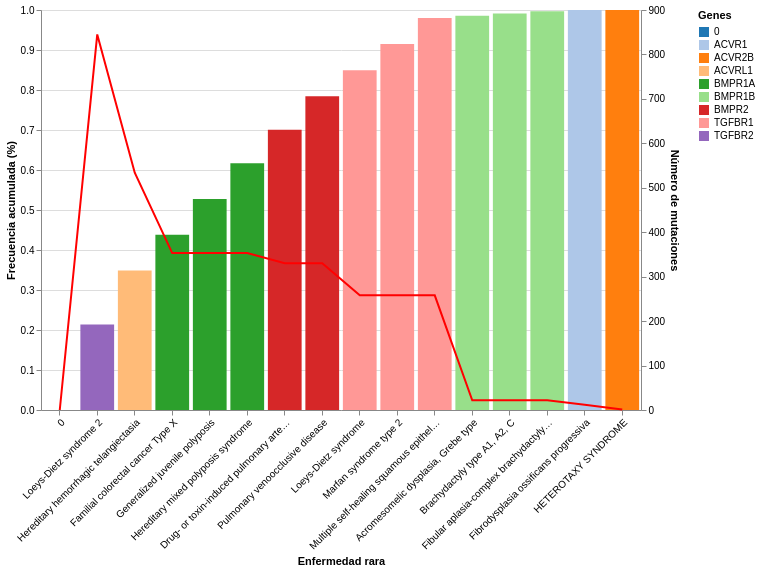

Notebook cell for this chart:
### Code cell
import altair as alt

# Datos
mutation_frequencies = pd.DataFrame({
    'Disease': ['0','Loeys-Dietz syndrome 2', 'Hereditary hemorrhagic telangiectasia', 'Familial colorectal cancer Type X', 
                'Generalized juvenile polyposis', 'Hereditary mixed polyposis syndrome', 
                'Drug- or toxin-induced pulmonary arterial hypertension', 'Pulmonary venoocclusive disease', 
                'Loeys-Dietz syndrome', 'Marfan syndrome type 2', 'Multiple self-healing squamous epithelioma',
                'Acromesomelic dysplasia, Grebe type', 'Brachydactyly type A1, A2, C', 
                'Fibular aplasia-complex brachydactyly syndrome', 'Fibrodysplasia ossificans progressiva', 'HETEROTAXY SYNDROME'],
    'GeneSymbol': ['0','TGFBR2', 'ACVRL1', 'BMPR1A', 'BMPR1A', 'BMPR1A', 'BMPR2', 'BMPR2', 'TGFBR1', 'TGFBR1', 
                   'TGFBR1', 'BMPR1B', 'BMPR1B', 'BMPR1B', 'ACVR1', 'ACVR2B'],
    'mutation_count': [0,845, 534, 353, 353, 353, 330, 330, 258, 258, 258, 22, 22, 22, 12, 1],
    'cum_frequency': [0,845, 1379, 1732, 2085, 2438, 2768, 3098, 3356, 3614, 3872, 3894, 3916, 3938, 3950, 3951],
    '%cum_frequency': [0,0.213870, 0.349026, 0.438370, 0.527715, 0.617059, 0.700582, 0.784105, 0.849405, 0.914705, 
                       0.980005, 0.985573, 0.991141, 0.996710, 0.999747, 1.000000]
})

# Gráfico de barras para número de mutaciones
bars = alt.Chart(mutation_frequencies).mark_bar().encode(
    y=alt.Y('%cum_frequency:Q', axis=alt.Axis(title='Frecuencia acumulada (%)')),
    x=alt.X('Disease:N', sort='y', title='Enfermedad rara', axis=alt.Axis(labelAngle=-45)),
    color=alt.Color('GeneSymbol:N', scale=alt.Scale(scheme='category20'), title='Genes')
).properties(
    width=600,
    height=400
)

# Línea de frecuencia acumulada
line = alt.Chart(mutation_frequencies).mark_line(color='red').encode(
    y=alt.Y('mutation_count:Q', title='Número de mutaciones'),
    x=alt.X('Disease:N', sort='-y')
)

# Combina ambos gráficos, con diferentes escalas en el eje y
combined_chart = alt.layer(bars, line).resolve_scale(
    y='independent'  # Escalas independientes para ambos gráficos
)

combined_chart

### Figure 1 — Vega-Lite specification as saved in the notebook (floating-point values rounded to 4 significant figures)
{"config": {"view": {"continuousWidth": 300, "continuousHeight": 300}}, "layer": [{"mark": {"type": "bar"}, "encoding": {"color": {"field": "GeneSymbol", "scale": {"scheme": "category20"}, "title": "Genes", "type": "nominal"}, "x": {"axis": {"labelAngle": -45}, "field": "Disease", "sort": "y", "title": "Enfermedad rara", "type": "nominal"}, "y": {"axis": {"title": "Frecuencia acumulada (%)"}, "field": "%cum_frequency", "type": "quantitative"}}}, {"mark": {"type": "line", "color": "red"}, "encoding": {"x": {"field": "Disease", "sort": "-y", "type": "nominal"}, "y": {"field": "mutation_count", "title": "Número de mutaciones", "type": "quantitative"}}}], "data": {"name": "data-c14065d80e197b376bb0f7198432663a"}, "height": 400, "resolve": {"scale": {"y": "independent"}}, "width": 600, "$schema": "https://vega.github.io/schema/vega-lite/v5.16.3.json", "datasets": {"data-c14065d80e197b376bb0f7198432663a": [{"Disease": "0", "GeneSymbol": "0", "mutation_count": 0, "cum_frequency": 0, "%cum_frequency": 0.0}, {"Disease": "Loeys-Dietz syndrome 2", "GeneSymbol": "TGFBR2", "mutation_count": 845, "cum_frequency": 845, "%cum_frequency": 0.2139}, {"Disease": "Hereditary hemorrhagic telangiectasia", "GeneSymbol": "ACVRL1", "mutation_count": 534, "cum_frequency": 1379, "%cum_frequency": 0.349}, {"Disease": "Familial colorectal cancer Type X", "GeneSymbol": "BMPR1A", "mutation_count": 353, "cum_frequency": 1732, "%cum_frequency": 0.4384}, {"Disease": "Generalized juvenile polyposis", "GeneSymbol": "BMPR1A", "mutation_count": 353, "cum_frequency": 2085, "%cum_frequency": 0.5277}, {"Disease": "Hereditary mixed polyposis syndrome", "GeneSymbol": "BMPR1A", "mutation_count": 353, "cum_frequency": 2438, "%cum_frequency": 0.6171}, {"Disease": "Drug- or toxin-induced pulmonary arterial hypertension", "GeneSymbol": "BMPR2", "mutation_count": 330, "cum_frequency": 2768, "%cum_frequency": 0.7006}, {"Disease": "Pulmonary venoocclusive disease", "GeneSymbol": "BMPR2", "mutation_count": 330, "cum_frequency": 3098, "%cum_frequency": 0.7841}, {"Disease": "Loeys-Dietz syndrome", "GeneSymbol": "TGFBR1", "mutation_count": 258, "cum_frequency": 3356, "%cum_frequency": 0.8494}, {"Disease": "Marfan syndrome type 2", "GeneSymbol": "TGFBR1", "mutation_count": 258, "cum_frequency": 3614, "%cum_frequency": 0.9147}, {"Disease": "Multiple self-healing squamous epithelioma", "GeneSymbol": "TGFBR1", "mutation_count": 258, "cum_frequency": 3872, "%cum_frequency": 0.98}, {"Disease": "Acromesomelic dysplasia, Grebe type", "GeneSymbol": "BMPR1B", "mutation_count": 22, "cum_frequency": 3894, "%cum_frequency": 0.9856}, {"Disease": "Brachydactyly type A1, A2, C", "GeneSymbol": "BMPR1B", "mutation_count": 22, "cum_frequency": 3916, "%cum_frequency": 0.9911}, {"Disease": "Fibular aplasia-complex brachydactyly syndrome", "GeneSymbol": "BMPR1B", "mutation_count": 22, "cum_frequency": 3938, "%cum_frequency": 0.9967}, {"Disease": "Fibrodysplasia ossificans progressiva", "GeneSymbol": "ACVR1", "mutation_count": 12, "cum_frequency": 3950, "%cum_frequency": 0.9997}, {"Disease": "HETEROTAXY SYNDROME", "GeneSymbol": "ACVR2B", "mutation_count": 1, "cum_frequency": 3951, "%cum_frequency": 1.0}]}}
